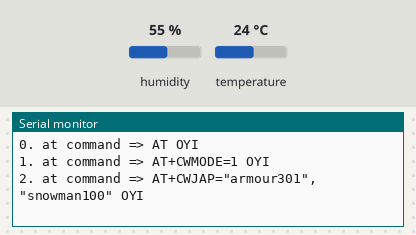
A sketch run on a simulated Arduino Uno, built with avr-gcc and run on an emulated ATmega328P. Parts: the last lines printed to the serial monitor. The test bench sets the inputs (shaded band); at power-on: humidity 55 %, temperature 24 °C. The modem accepts every AT command (registered, SIM ready, sends succeed) and sends nothing else.

Above: at 1.2 s.
1.3 s: humidity set to 22 %
At 3.1 s:
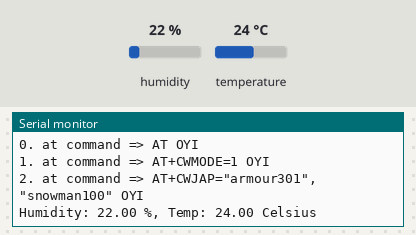
13.5 s: temperature set to 12 °C
At 14.9 s:
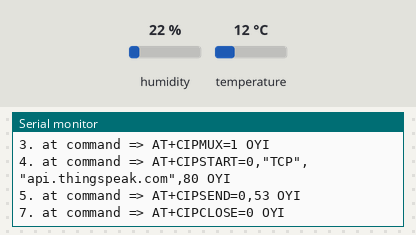
27.5 s: humidity set to 40 %
At 30.3 s:
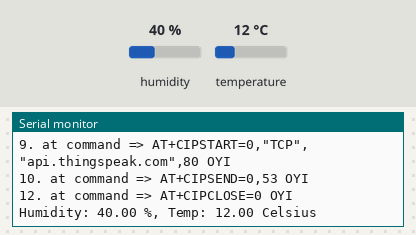

Measured:
- after the input at 1.3 s, the serial monitor: prints a new line after 0.76 s (image 1)
- after the input at 27.5 s, the serial monitor: prints a new line after 1.7 s (image 3)

The sketch:

temperature_sensor.ino
```cpp
#include <SoftwareSerial.h>
#define RX 2
#define TX 3
String AP = "armour301";       // AP NAME
String PASS = "snowman100"; // AP PASSWORD
String API = "JXEV1FTF9RUQR2AU";   // Write API KEY
String HOST = "api.thingspeak.com";
String PORT = "80";
int countTrueCommand;
int countTimeCommand;
boolean found = false;
int valSensor = 1;

SoftwareSerial esp8266(RX, TX);

//Libraries
#include <DHT.h>

//Constants
#define DHTPIN 7     // what pin we're connected to
#define DHTTYPE DHT22   // DHT 22  (AM2302)
DHT dht(DHTPIN, DHTTYPE); //// Initialize DHT sensor for normal 16mhz Arduino


//Variables
int chk;
float hum;  //Stores humidity value
float temp; //Stores temperature value

void setup()
{
  Serial.begin(9600);
  dht.begin();

  esp8266.begin(115200);
  sendCommand("AT", 5, "OK");
  sendCommand("AT+CWMODE=1", 5, "OK");
  sendCommand("AT+CWJAP=\"" + AP + "\",\"" + PASS + "\"", 20, "OK");
}

void loop()
{
  delay(2000);
  //Read data and store it to variables hum and temp
  hum = dht.readHumidity();
  temp = dht.readTemperature();
  //Print temp and humidity values to serial monitor
  Serial.print("Humidity: ");
  Serial.print(hum);
  Serial.print(" %, Temp: ");
  Serial.print(temp);
  Serial.println(" Celsius");
  delay(10000); //Delay 2 sec.

  String getData = "GET /update?api_key=" + API + "&field1=" + temp;
  sendCommand("AT+CIPMUX=1", 5, "OK");
  sendCommand("AT+CIPSTART=0,\"TCP\",\"" + HOST + "\"," + PORT, 15, "OK");
  sendCommand("AT+CIPSEND=0," + String(getData.length() + 4), 4, ">");
  esp8266.println(getData); delay(1500); countTrueCommand++;
  sendCommand("AT+CIPCLOSE=0", 5, "OK");
}

void sendCommand(String command, int maxTime, char readReplay[]) {
  Serial.print(countTrueCommand);
  Serial.print(". at command => ");
  Serial.print(command);
  Serial.print(" ");
  while (countTimeCommand < (maxTime * 1))
  {
    esp8266.println(command);//at+cipsend
    if (esp8266.find(readReplay)) //ok
    {
      found = true;
      break;
    }

    countTimeCommand++;
  }

  if (found == true)
  {
    Serial.println("OYI");
    countTrueCommand++;
    countTimeCommand = 0;
  }

  if (found == false)
  {
    Serial.println("Fail");
    countTrueCommand = 0;
    countTimeCommand = 0;
  }

  found = false;
}
```
